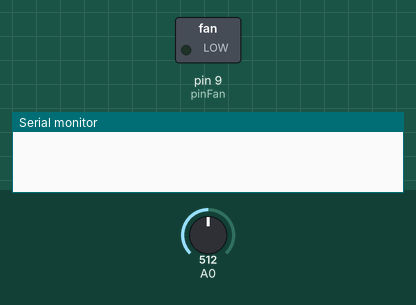
Bench run of a sketch on a simulated Arduino Uno, built with avr-gcc and run on an emulated ATmega328P. Parts: switched loads named in the sketch (green lamp = pin HIGH), the last lines printed to the serial monitor. The inputs (shaded band) are chosen by the test bench; at power-on: A0 = 512.

Above: at 0.1 s.
At 1.1 s:
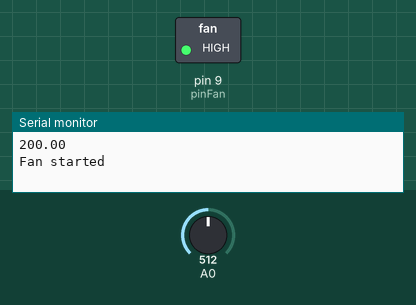
Timing chart, 0 to 2.6 s (numbered marks = the images above):
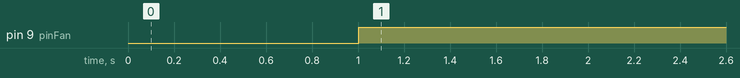

Measured:
- by itself, pin 9 (pinFan): LOW → HIGH at 1.0 s

The sketch:

main.ino
```cpp
int pinFan = 9;
int pinTemp = 0;

int fanTimeout = 30 * 1000;
int tempReportInterval = 1000;
int tempThreshold = 30;

int stateFan = LOW;

unsigned long previousMillis1 = 0;
unsigned long previousMillis2 = 0;

void setup()
{
  pinMode(pinFan, OUTPUT);

  Serial.begin(9600);
}

void loop()
{
  unsigned long currentMillis = millis();
  float curTemperature;

  if (currentMillis - previousMillis1 > tempReportInterval) {
    previousMillis1 = millis();

    curTemperature = getTemperature(pinTemp);

    Serial.println(curTemperature);

    if (curTemperature >= tempThreshold) {
      previousMillis2 = millis();

      if (stateFan == LOW) {
        startFan();
      }
    }
  }

  if (stateFan == HIGH && currentMillis - previousMillis2 > fanTimeout) {
      stopFan();
  }
}

float getTemperature(int pin)
{
  float voltage = (analogRead(pin) * .004882814);
  float temperature = temperature = (voltage - .5) * 100;

  return temperature;
}

void startFan()
{
  stateFan = HIGH;

  digitalWrite(pinFan, stateFan);

  Serial.println("Fan started");
}

void stopFan()
{
  stateFan = LOW;

  digitalWrite(pinFan, stateFan);

  Serial.println("Fan stopped");
}
```
